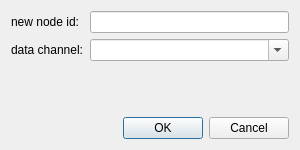
<?xml version="1.0" encoding="UTF-8"?>
<ui version="4.0">
 <class>MappingDialog</class>
 <widget class="QDialog" name="MappingDialog">
  <property name="geometry">
   <rect>
    <x>0</x>
    <y>0</y>
    <width>300</width>
    <height>150</height>
   </rect>
  </property>
  <property name="windowTitle">
   <string>Taxel Mapping</string>
  </property>
  <layout class="QVBoxLayout" name="verticalLayout">
   <item>
    <layout class="QFormLayout" name="formLayout">
     <item row="0" column="0">
      <widget class="QLabel" name="nameLabel">
       <property name="text">
        <string>new node id: </string>
       </property>
      </widget>
     </item>
     <item row="0" column="1">
      <widget class="QLineEdit" name="nameEdit"/>
     </item>
     <item row="1" column="0">
      <widget class="QLabel" name="channelLabel">
       <property name="text">
        <string>data channel:</string>
       </property>
      </widget>
     </item>
     <item row="1" column="1">
      <widget class="QComboBox" name="channelComboBox">
       <property name="editable">
        <bool>true</bool>
       </property>
      </widget>
     </item>
    </layout>
   </item>
   <item>
    <widget class="QDialogButtonBox" name="buttonBox">
     <property name="orientation">
      <enum>Qt::Horizontal</enum>
     </property>
     <property name="standardButtons">
      <set>QDialogButtonBox::Cancel|QDialogButtonBox::Ok</set>
     </property>
    </widget>
   </item>
  </layout>
 </widget>
 <resources/>
 <connections>
  <connection>
   <sender>buttonBox</sender>
   <signal>accepted()</signal>
   <receiver>MappingDialog</receiver>
   <slot>accept()</slot>
   <hints>
    <hint type="sourcelabel">
     <x>248</x>
     <y>254</y>
    </hint>
    <hint type="destinationlabel">
     <x>157</x>
     <y>274</y>
    </hint>
   </hints>
  </connection>
  <connection>
   <sender>buttonBox</sender>
   <signal>rejected()</signal>
   <receiver>MappingDialog</receiver>
   <slot>reject()</slot>
   <hints>
    <hint type="sourcelabel">
     <x>316</x>
     <y>260</y>
    </hint>
    <hint type="destinationlabel">
     <x>286</x>
     <y>274</y>
    </hint>
   </hints>
  </connection>
 </connections>
</ui>
